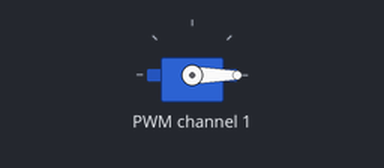
Simulated run of this program. Board: Raspberry Pi (BCM pin numbers). Parts: servo.

Above: at 0.05 s.
At 7.45 s:
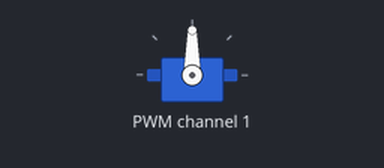
At 14.95 s:
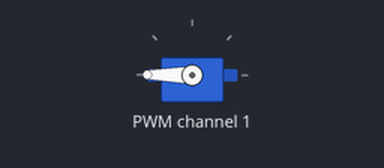
Timing chart, 0 to 19.5 s (numbered marks = the images above):
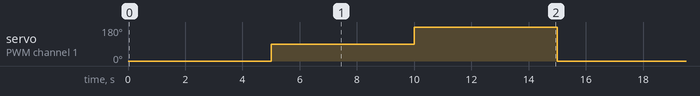

The program:

blink_servo.py
```python
import time
from adafruit_servokit import ServoKit
kit = ServoKit(channels=8)

while True:
    # kit.servo[0].angle = 0
    kit.servo[1].angle = 0
    time.sleep(5)
    # kit.servo[0].angle = 90
    kit.servo[1].angle = 90
    time.sleep(5)
    # kit.servo[0].angle = 180
    kit.servo[1].angle = 180
    time.sleep(5)
```

Measured:
- by itself, servo on PWM channel 1: repeats every 15.0 s: 180° 5.0 s, 0° 5.0 s, 90° 5.0 s
